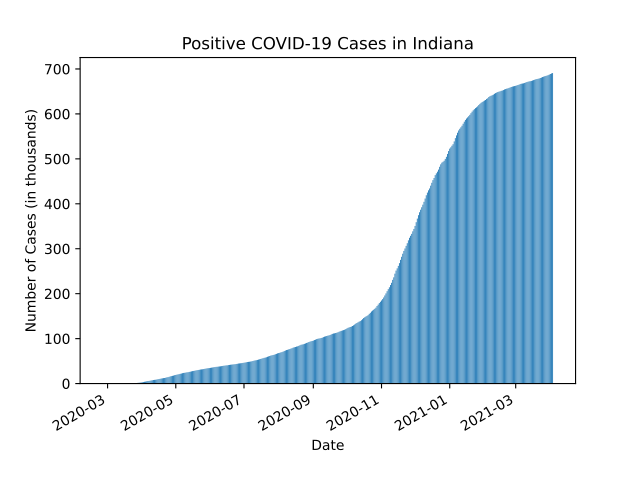

Write Python code to recreate this figure.
################################################################################
# Author:Fanyang Cheng
# Date:04/09/2021
# Description: This program read the data from indiana_covid_19_data file add
# make a bar chart to show them.
################################################################################
import matplotlib.pyplot as plt
import datetime
import math as m
#define the read function
def get_data():
    with open('indiana_covid_19_data.txt','r') as dat:
        an,date,test,pos,die = [],[],[],[],[]
        for line in dat:
            an.append(line.rstrip())
        for i in an:
            sep = i.split(' ')
            date.append(sep[0])
            test.append(int(sep[1]))
            pos.append(int(sep[2]))
            die.append(int(sep[3]))
        return(date,test,pos,die)  #return all the info contained in the txt file.
def main():
    date,test,pos,die = get_data()
    x = []
    poss = pos.copy() #the cumulative positive cases for each day.
    for i in range(len(poss)):
        poss[i] = poss[i]/1000   #devide by 1000
    for i in range(len(poss)-1):
        poss[i+1] = (poss[i]+poss[i+1])
    fig,ax = plt.subplots() #start draw the graph
    for d in date:
        y,m,da = d.split('-')
        dt = datetime.date(int(y),int(m),int(da))
        x.append(dt)
    ax.bar(x,poss)
    ax.set_title('Positive COVID-19 Cases in Indiana')
    ax.set_xlabel('Date')
    ax.set_ylabel('Number of Cases (in thousands)')
    fig.autofmt_xdate()

if __name__ == '__main__':
    main()
    plt.show()
